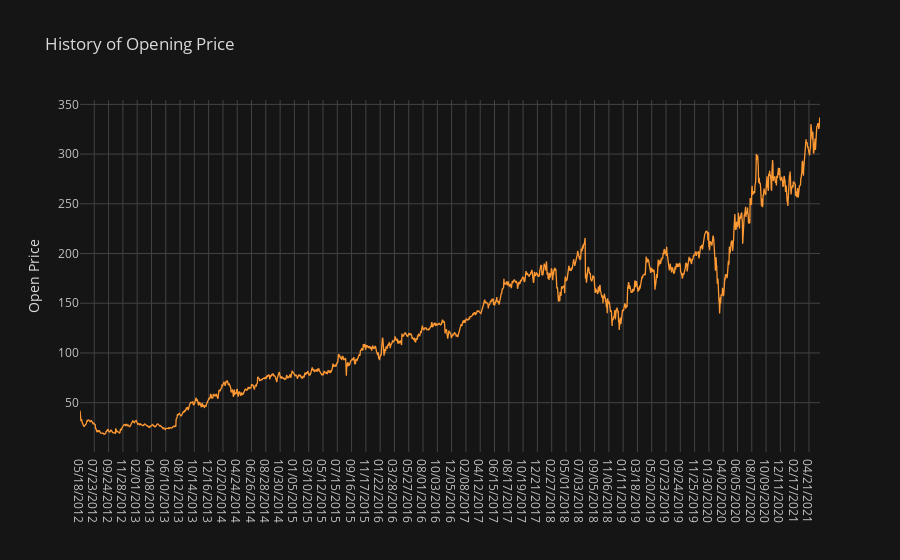

The notebook cell saved with this chart:
### Code cell
reversed_data.iplot(y="N_Open",yTitle='Open Price',title='History of Opening Price')

### Figure 1 — Plotly figure (JSON) as saved in the notebook; plotly's stock layout.template omitted (floating-point values rounded to 4 significant figures; data arrays with more than 128 entries replaced by an {"elided": "..."} marker saying what was removed)
{"data": [{"line": {"color": "rgba(255, 153, 51, 1.0)", "dash": "solid", "shape": "linear", "width": 1.3}, "mode": "lines", "name": "N_Open", "text": "", "type": "scatter", "x": {"elided": "2279 str values"}, "y": {"elided": "2279 float values"}}], "layout": {"legend": {"bgcolor": "#151516", "font": {"color": "#D9D9D9"}}, "paper_bgcolor": "#151516", "plot_bgcolor": "#151516", "title": {"font": {"color": "#D9D9D9"}, "text": "History of Opening Price"}, "xaxis": {"gridcolor": "#434343", "showgrid": true, "tickfont": {"color": "#C2C2C2"}, "title": {"font": {"color": "#D9D9D9"}, "text": ""}, "zerolinecolor": "#666570"}, "yaxis": {"gridcolor": "#434343", "showgrid": true, "tickfont": {"color": "#C2C2C2"}, "title": {"font": {"color": "#D9D9D9"}, "text": "Open Price"}, "zerolinecolor": "#666570"}}}
